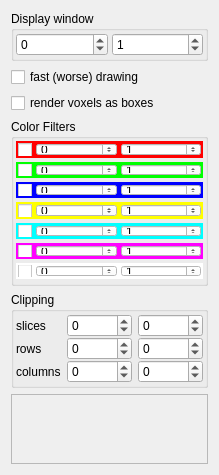
<?xml version="1.0" encoding="UTF-8"?>
<ui version="4.0">
 <class>propVolumetric</class>
 <widget class="QWidget" name="propVolumetric">
  <property name="geometry">
   <rect>
    <x>0</x>
    <y>0</y>
    <width>209</width>
    <height>475</height>
   </rect>
  </property>
  <property name="sizePolicy">
   <sizepolicy hsizetype="Expanding" vsizetype="Expanding">
    <horstretch>0</horstretch>
    <verstretch>0</verstretch>
   </sizepolicy>
  </property>
  <property name="minimumSize">
   <size>
    <width>0</width>
    <height>475</height>
   </size>
  </property>
  <property name="maximumSize">
   <size>
    <width>16777215</width>
    <height>16777215</height>
   </size>
  </property>
  <property name="windowTitle">
   <string>Form</string>
  </property>
  <property name="styleSheet">
   <string notr="true"/>
  </property>
  <layout class="QVBoxLayout" name="verticalLayout_3">
   <item>
    <widget class="QGroupBox" name="groupBox">
     <property name="sizePolicy">
      <sizepolicy hsizetype="Preferred" vsizetype="Maximum">
       <horstretch>0</horstretch>
       <verstretch>0</verstretch>
      </sizepolicy>
     </property>
     <property name="title">
      <string>Display window</string>
     </property>
     <layout class="QHBoxLayout" name="horizontalLayout_9">
      <property name="spacing">
       <number>4</number>
      </property>
      <property name="leftMargin">
       <number>2</number>
      </property>
      <property name="topMargin">
       <number>2</number>
      </property>
      <property name="rightMargin">
       <number>2</number>
      </property>
      <property name="bottomMargin">
       <number>2</number>
      </property>
      <item>
       <widget class="QDoubleSpinBox" name="spinWinMin">
        <property name="decimals">
         <number>0</number>
        </property>
        <property name="minimum">
         <double>-100000.000000000000000</double>
        </property>
        <property name="maximum">
         <double>100000.000000000000000</double>
        </property>
        <property name="singleStep">
         <double>1.000000000000000</double>
        </property>
       </widget>
      </item>
      <item>
       <widget class="QDoubleSpinBox" name="spinWinMax">
        <property name="decimals">
         <number>0</number>
        </property>
        <property name="minimum">
         <double>-100000.000000000000000</double>
        </property>
        <property name="maximum">
         <double>100000.000000000000000</double>
        </property>
        <property name="singleStep">
         <double>1.000000000000000</double>
        </property>
        <property name="value">
         <double>1.000000000000000</double>
        </property>
       </widget>
      </item>
     </layout>
    </widget>
   </item>
   <item>
    <widget class="QCheckBox" name="fastDrawCheckBox">
     <property name="text">
      <string>fast (worse) drawing</string>
     </property>
    </widget>
   </item>
   <item>
    <widget class="QCheckBox" name="renderBoxesCheckBox">
     <property name="text">
      <string>render voxels as boxes</string>
     </property>
    </widget>
   </item>
   <item>
    <widget class="QGroupBox" name="groupBox_2">
     <property name="sizePolicy">
      <sizepolicy hsizetype="Preferred" vsizetype="Maximum">
       <horstretch>0</horstretch>
       <verstretch>0</verstretch>
      </sizepolicy>
     </property>
     <property name="title">
      <string>Color Filters</string>
     </property>
     <layout class="QVBoxLayout" name="verticalLayout">
      <property name="spacing">
       <number>4</number>
      </property>
      <property name="leftMargin">
       <number>2</number>
      </property>
      <property name="topMargin">
       <number>2</number>
      </property>
      <property name="rightMargin">
       <number>2</number>
      </property>
      <property name="bottomMargin">
       <number>4</number>
      </property>
      <item>
       <widget class="QWidget" name="widget_7" native="true">
        <property name="styleSheet">
         <string notr="true">background-color: #f00</string>
        </property>
        <layout class="QHBoxLayout" name="horizontalLayout_8">
         <property name="spacing">
          <number>4</number>
         </property>
         <property name="leftMargin">
          <number>2</number>
         </property>
         <property name="topMargin">
          <number>2</number>
         </property>
         <property name="rightMargin">
          <number>2</number>
         </property>
         <property name="bottomMargin">
          <number>2</number>
         </property>
         <item>
          <widget class="QCheckBox" name="f0CheckBox">
           <property name="sizePolicy">
            <sizepolicy hsizetype="Fixed" vsizetype="Fixed">
             <horstretch>0</horstretch>
             <verstretch>0</verstretch>
            </sizepolicy>
           </property>
           <property name="layoutDirection">
            <enum>Qt::LeftToRight</enum>
           </property>
           <property name="autoFillBackground">
            <bool>true</bool>
           </property>
           <property name="styleSheet">
            <string notr="true">background-color: #fff</string>
           </property>
           <property name="text">
            <string/>
           </property>
          </widget>
         </item>
         <item>
          <widget class="QDoubleSpinBox" name="f0SpinMin">
           <property name="styleSheet">
            <string notr="true">background-color: #fff;</string>
           </property>
           <property name="decimals">
            <number>0</number>
           </property>
           <property name="minimum">
            <double>-100000.000000000000000</double>
           </property>
           <property name="maximum">
            <double>100000.000000000000000</double>
           </property>
           <property name="singleStep">
            <double>1.000000000000000</double>
           </property>
          </widget>
         </item>
         <item>
          <widget class="QDoubleSpinBox" name="f0SpinMax">
           <property name="styleSheet">
            <string notr="true">background-color: #fff;</string>
           </property>
           <property name="decimals">
            <number>0</number>
           </property>
           <property name="minimum">
            <double>-100000.000000000000000</double>
           </property>
           <property name="maximum">
            <double>100000.000000000000000</double>
           </property>
           <property name="singleStep">
            <double>1.000000000000000</double>
           </property>
           <property name="value">
            <double>1.000000000000000</double>
           </property>
          </widget>
         </item>
        </layout>
       </widget>
      </item>
      <item>
       <widget class="QWidget" name="widget" native="true">
        <property name="styleSheet">
         <string notr="true">background-color: #0f0;</string>
        </property>
        <layout class="QHBoxLayout" name="horizontalLayout">
         <property name="spacing">
          <number>4</number>
         </property>
         <property name="leftMargin">
          <number>2</number>
         </property>
         <property name="topMargin">
          <number>2</number>
         </property>
         <property name="rightMargin">
          <number>2</number>
         </property>
         <property name="bottomMargin">
          <number>2</number>
         </property>
         <item>
          <widget class="QCheckBox" name="f1CheckBox">
           <property name="sizePolicy">
            <sizepolicy hsizetype="Fixed" vsizetype="Fixed">
             <horstretch>0</horstretch>
             <verstretch>0</verstretch>
            </sizepolicy>
           </property>
           <property name="layoutDirection">
            <enum>Qt::LeftToRight</enum>
           </property>
           <property name="autoFillBackground">
            <bool>true</bool>
           </property>
           <property name="styleSheet">
            <string notr="true">background-color: #fff</string>
           </property>
           <property name="text">
            <string/>
           </property>
          </widget>
         </item>
         <item>
          <widget class="QDoubleSpinBox" name="f1SpinMin">
           <property name="styleSheet">
            <string notr="true">background-color: #fff;</string>
           </property>
           <property name="decimals">
            <number>0</number>
           </property>
           <property name="minimum">
            <double>-100000.000000000000000</double>
           </property>
           <property name="maximum">
            <double>100000.000000000000000</double>
           </property>
           <property name="singleStep">
            <double>1.000000000000000</double>
           </property>
          </widget>
         </item>
         <item>
          <widget class="QDoubleSpinBox" name="f1SpinMax">
           <property name="styleSheet">
            <string notr="true">background-color: #fff;</string>
           </property>
           <property name="decimals">
            <number>0</number>
           </property>
           <property name="minimum">
            <double>-100000.000000000000000</double>
           </property>
           <property name="maximum">
            <double>100000.000000000000000</double>
           </property>
           <property name="singleStep">
            <double>1.000000000000000</double>
           </property>
           <property name="value">
            <double>1.000000000000000</double>
           </property>
          </widget>
         </item>
        </layout>
       </widget>
      </item>
      <item>
       <widget class="QWidget" name="widget_2" native="true">
        <property name="styleSheet">
         <string notr="true">background-color: #00f;</string>
        </property>
        <layout class="QHBoxLayout" name="horizontalLayout_2">
         <property name="spacing">
          <number>4</number>
         </property>
         <property name="leftMargin">
          <number>2</number>
         </property>
         <property name="topMargin">
          <number>2</number>
         </property>
         <property name="rightMargin">
          <number>2</number>
         </property>
         <property name="bottomMargin">
          <number>2</number>
         </property>
         <item>
          <widget class="QCheckBox" name="f2CheckBox">
           <property name="sizePolicy">
            <sizepolicy hsizetype="Fixed" vsizetype="Fixed">
             <horstretch>0</horstretch>
             <verstretch>0</verstretch>
            </sizepolicy>
           </property>
           <property name="layoutDirection">
            <enum>Qt::LeftToRight</enum>
           </property>
           <property name="autoFillBackground">
            <bool>true</bool>
           </property>
           <property name="styleSheet">
            <string notr="true">background-color: #fff</string>
           </property>
           <property name="text">
            <string/>
           </property>
          </widget>
         </item>
         <item>
          <widget class="QDoubleSpinBox" name="f2SpinMin">
           <property name="styleSheet">
            <string notr="true">background-color: #fff;</string>
           </property>
           <property name="decimals">
            <number>0</number>
           </property>
           <property name="minimum">
            <double>-100000.000000000000000</double>
           </property>
           <property name="maximum">
            <double>100000.000000000000000</double>
           </property>
           <property name="singleStep">
            <double>1.000000000000000</double>
           </property>
          </widget>
         </item>
         <item>
          <widget class="QDoubleSpinBox" name="f2SpinMax">
           <property name="styleSheet">
            <string notr="true">background-color: #fff;</string>
           </property>
           <property name="decimals">
            <number>0</number>
           </property>
           <property name="minimum">
            <double>-100000.000000000000000</double>
           </property>
           <property name="maximum">
            <double>100000.000000000000000</double>
           </property>
           <property name="singleStep">
            <double>1.000000000000000</double>
           </property>
           <property name="value">
            <double>1.000000000000000</double>
           </property>
          </widget>
         </item>
        </layout>
       </widget>
      </item>
      <item>
       <widget class="QWidget" name="widget_3" native="true">
        <property name="styleSheet">
         <string notr="true">background-color: #ff0;</string>
        </property>
        <layout class="QHBoxLayout" name="horizontalLayout_3">
         <property name="spacing">
          <number>4</number>
         </property>
         <property name="leftMargin">
          <number>2</number>
         </property>
         <property name="topMargin">
          <number>2</number>
         </property>
         <property name="rightMargin">
          <number>2</number>
         </property>
         <property name="bottomMargin">
          <number>2</number>
         </property>
         <item>
          <widget class="QCheckBox" name="f3CheckBox">
           <property name="sizePolicy">
            <sizepolicy hsizetype="Fixed" vsizetype="Fixed">
             <horstretch>0</horstretch>
             <verstretch>0</verstretch>
            </sizepolicy>
           </property>
           <property name="layoutDirection">
            <enum>Qt::LeftToRight</enum>
           </property>
           <property name="autoFillBackground">
            <bool>true</bool>
           </property>
           <property name="styleSheet">
            <string notr="true">background-color: #fff</string>
           </property>
           <property name="text">
            <string/>
           </property>
          </widget>
         </item>
         <item>
          <widget class="QDoubleSpinBox" name="f3SpinMin">
           <property name="styleSheet">
            <string notr="true">background-color: #fff;</string>
           </property>
           <property name="decimals">
            <number>0</number>
           </property>
           <property name="minimum">
            <double>-100000.000000000000000</double>
           </property>
           <property name="maximum">
            <double>100000.000000000000000</double>
           </property>
           <property name="singleStep">
            <double>1.000000000000000</double>
           </property>
          </widget>
         </item>
         <item>
          <widget class="QDoubleSpinBox" name="f3SpinMax">
           <property name="styleSheet">
            <string notr="true">background-color: #fff;</string>
           </property>
           <property name="decimals">
            <number>0</number>
           </property>
           <property name="minimum">
            <double>-100000.000000000000000</double>
           </property>
           <property name="maximum">
            <double>100000.000000000000000</double>
           </property>
           <property name="singleStep">
            <double>1.000000000000000</double>
           </property>
           <property name="value">
            <double>1.000000000000000</double>
           </property>
          </widget>
         </item>
        </layout>
       </widget>
      </item>
      <item>
       <widget class="QWidget" name="widget_4" native="true">
        <property name="styleSheet">
         <string notr="true">background-color: #0ff;</string>
        </property>
        <layout class="QHBoxLayout" name="horizontalLayout_4">
         <property name="spacing">
          <number>4</number>
         </property>
         <property name="leftMargin">
          <number>2</number>
         </property>
         <property name="topMargin">
          <number>2</number>
         </property>
         <property name="rightMargin">
          <number>2</number>
         </property>
         <property name="bottomMargin">
          <number>2</number>
         </property>
         <item>
          <widget class="QCheckBox" name="f4CheckBox">
           <property name="sizePolicy">
            <sizepolicy hsizetype="Fixed" vsizetype="Fixed">
             <horstretch>0</horstretch>
             <verstretch>0</verstretch>
            </sizepolicy>
           </property>
           <property name="layoutDirection">
            <enum>Qt::LeftToRight</enum>
           </property>
           <property name="autoFillBackground">
            <bool>true</bool>
           </property>
           <property name="styleSheet">
            <string notr="true">background-color: #fff</string>
           </property>
           <property name="text">
            <string/>
           </property>
          </widget>
         </item>
         <item>
          <widget class="QDoubleSpinBox" name="f4SpinMin">
           <property name="styleSheet">
            <string notr="true">background-color: #fff;</string>
           </property>
           <property name="decimals">
            <number>0</number>
           </property>
           <property name="minimum">
            <double>-100000.000000000000000</double>
           </property>
           <property name="maximum">
            <double>100000.000000000000000</double>
           </property>
           <property name="singleStep">
            <double>1.000000000000000</double>
           </property>
          </widget>
         </item>
         <item>
          <widget class="QDoubleSpinBox" name="f4SpinMax">
           <property name="styleSheet">
            <string notr="true">background-color: #fff;</string>
           </property>
           <property name="decimals">
            <number>0</number>
           </property>
           <property name="minimum">
            <double>-100000.000000000000000</double>
           </property>
           <property name="maximum">
            <double>100000.000000000000000</double>
           </property>
           <property name="singleStep">
            <double>1.000000000000000</double>
           </property>
           <property name="value">
            <double>1.000000000000000</double>
           </property>
          </widget>
         </item>
        </layout>
       </widget>
      </item>
      <item>
       <widget class="QWidget" name="widget_5" native="true">
        <property name="styleSheet">
         <string notr="true">background-color: #f0f;</string>
        </property>
        <layout class="QHBoxLayout" name="horizontalLayout_5">
         <property name="spacing">
          <number>4</number>
         </property>
         <property name="leftMargin">
          <number>2</number>
         </property>
         <property name="topMargin">
          <number>2</number>
         </property>
         <property name="rightMargin">
          <number>2</number>
         </property>
         <property name="bottomMargin">
          <number>2</number>
         </property>
         <item>
          <widget class="QCheckBox" name="f5CheckBox">
           <property name="sizePolicy">
            <sizepolicy hsizetype="Fixed" vsizetype="Fixed">
             <horstretch>0</horstretch>
             <verstretch>0</verstretch>
            </sizepolicy>
           </property>
           <property name="layoutDirection">
            <enum>Qt::LeftToRight</enum>
           </property>
           <property name="autoFillBackground">
            <bool>true</bool>
           </property>
           <property name="styleSheet">
            <string notr="true">background-color: #fff</string>
           </property>
           <property name="text">
            <string/>
           </property>
          </widget>
         </item>
         <item>
          <widget class="QDoubleSpinBox" name="f5SpinMin">
           <property name="styleSheet">
            <string notr="true">background-color: #fff;</string>
           </property>
           <property name="decimals">
            <number>0</number>
           </property>
           <property name="minimum">
            <double>-100000.000000000000000</double>
           </property>
           <property name="maximum">
            <double>100000.000000000000000</double>
           </property>
           <property name="singleStep">
            <double>1.000000000000000</double>
           </property>
          </widget>
         </item>
         <item>
          <widget class="QDoubleSpinBox" name="f5SpinMax">
           <property name="styleSheet">
            <string notr="true">background-color: #fff;</string>
           </property>
           <property name="decimals">
            <number>0</number>
           </property>
           <property name="minimum">
            <double>-100000.000000000000000</double>
           </property>
           <property name="maximum">
            <double>100000.000000000000000</double>
           </property>
           <property name="singleStep">
            <double>1.000000000000000</double>
           </property>
           <property name="value">
            <double>1.000000000000000</double>
           </property>
          </widget>
         </item>
        </layout>
       </widget>
      </item>
      <item>
       <widget class="QWidget" name="widget_6" native="true">
        <property name="styleSheet">
         <string notr="true">background-color: #fff;</string>
        </property>
        <layout class="QHBoxLayout" name="horizontalLayout_6">
         <property name="spacing">
          <number>4</number>
         </property>
         <property name="leftMargin">
          <number>2</number>
         </property>
         <property name="topMargin">
          <number>2</number>
         </property>
         <property name="rightMargin">
          <number>2</number>
         </property>
         <property name="bottomMargin">
          <number>2</number>
         </property>
         <item>
          <widget class="QCheckBox" name="f6CheckBox">
           <property name="sizePolicy">
            <sizepolicy hsizetype="Fixed" vsizetype="Fixed">
             <horstretch>0</horstretch>
             <verstretch>0</verstretch>
            </sizepolicy>
           </property>
           <property name="layoutDirection">
            <enum>Qt::LeftToRight</enum>
           </property>
           <property name="autoFillBackground">
            <bool>true</bool>
           </property>
           <property name="styleSheet">
            <string notr="true">background-color: #fff</string>
           </property>
           <property name="text">
            <string/>
           </property>
          </widget>
         </item>
         <item>
          <widget class="QDoubleSpinBox" name="f6SpinMin">
           <property name="styleSheet">
            <string notr="true">background-color: #fff;</string>
           </property>
           <property name="decimals">
            <number>0</number>
           </property>
           <property name="minimum">
            <double>-100000.000000000000000</double>
           </property>
           <property name="maximum">
            <double>100000.000000000000000</double>
           </property>
           <property name="singleStep">
            <double>1.000000000000000</double>
           </property>
          </widget>
         </item>
         <item>
          <widget class="QDoubleSpinBox" name="f6SpinMax">
           <property name="styleSheet">
            <string notr="true">background-color: #fff;</string>
           </property>
           <property name="decimals">
            <number>0</number>
           </property>
           <property name="minimum">
            <double>-100000.000000000000000</double>
           </property>
           <property name="maximum">
            <double>100000.000000000000000</double>
           </property>
           <property name="singleStep">
            <double>1.000000000000000</double>
           </property>
           <property name="value">
            <double>1.000000000000000</double>
           </property>
          </widget>
         </item>
        </layout>
       </widget>
      </item>
     </layout>
    </widget>
   </item>
   <item>
    <widget class="QGroupBox" name="groupBox_3">
     <property name="sizePolicy">
      <sizepolicy hsizetype="Preferred" vsizetype="Maximum">
       <horstretch>0</horstretch>
       <verstretch>0</verstretch>
      </sizepolicy>
     </property>
     <property name="title">
      <string>Clipping</string>
     </property>
     <layout class="QVBoxLayout" name="verticalLayout_2">
      <property name="spacing">
       <number>4</number>
      </property>
      <property name="leftMargin">
       <number>2</number>
      </property>
      <property name="topMargin">
       <number>2</number>
      </property>
      <property name="rightMargin">
       <number>2</number>
      </property>
      <property name="bottomMargin">
       <number>2</number>
      </property>
      <item>
       <layout class="QFormLayout" name="formLayout">
        <property name="horizontalSpacing">
         <number>6</number>
        </property>
        <property name="verticalSpacing">
         <number>0</number>
        </property>
        <property name="topMargin">
         <number>0</number>
        </property>
        <item row="0" column="0">
         <widget class="QLabel" name="slicesLabel">
          <property name="text">
           <string>slices</string>
          </property>
         </widget>
        </item>
        <item row="0" column="1">
         <widget class="QWidget" name="slicesWidget" native="true">
          <layout class="QHBoxLayout" name="horizontalLayout_12">
           <property name="leftMargin">
            <number>0</number>
           </property>
           <property name="topMargin">
            <number>0</number>
           </property>
           <property name="rightMargin">
            <number>0</number>
           </property>
           <property name="bottomMargin">
            <number>0</number>
           </property>
           <item>
            <widget class="QSpinBox" name="zBspin">
             <property name="enabled">
              <bool>true</bool>
             </property>
             <property name="minimum">
              <number>-99999</number>
             </property>
             <property name="maximum">
              <number>99999</number>
             </property>
            </widget>
           </item>
           <item>
            <widget class="QSpinBox" name="zEspin">
             <property name="enabled">
              <bool>true</bool>
             </property>
             <property name="minimum">
              <number>-99999</number>
             </property>
             <property name="maximum">
              <number>99999</number>
             </property>
            </widget>
           </item>
          </layout>
         </widget>
        </item>
        <item row="1" column="0">
         <widget class="QLabel" name="rowsLabel">
          <property name="text">
           <string>rows</string>
          </property>
         </widget>
        </item>
        <item row="1" column="1">
         <widget class="QWidget" name="rowsWidget" native="true">
          <layout class="QHBoxLayout" name="horizontalLayout_7">
           <property name="leftMargin">
            <number>0</number>
           </property>
           <property name="topMargin">
            <number>0</number>
           </property>
           <property name="rightMargin">
            <number>0</number>
           </property>
           <property name="bottomMargin">
            <number>0</number>
           </property>
           <item>
            <widget class="QSpinBox" name="yBspin">
             <property name="enabled">
              <bool>true</bool>
             </property>
             <property name="minimum">
              <number>-99999</number>
             </property>
             <property name="maximum">
              <number>99999</number>
             </property>
            </widget>
           </item>
           <item>
            <widget class="QSpinBox" name="yEspin">
             <property name="enabled">
              <bool>true</bool>
             </property>
             <property name="minimum">
              <number>-99999</number>
             </property>
             <property name="maximum">
              <number>99999</number>
             </property>
            </widget>
           </item>
          </layout>
         </widget>
        </item>
        <item row="2" column="0">
         <widget class="QLabel" name="columnsLabel">
          <property name="text">
           <string>columns</string>
          </property>
         </widget>
        </item>
        <item row="2" column="1">
         <widget class="QWidget" name="columnsWidget" native="true">
          <layout class="QHBoxLayout" name="horizontalLayout_13">
           <property name="leftMargin">
            <number>0</number>
           </property>
           <property name="topMargin">
            <number>0</number>
           </property>
           <property name="rightMargin">
            <number>0</number>
           </property>
           <property name="bottomMargin">
            <number>0</number>
           </property>
           <item>
            <widget class="QSpinBox" name="xBspin">
             <property name="enabled">
              <bool>true</bool>
             </property>
             <property name="minimum">
              <number>-99999</number>
             </property>
             <property name="maximum">
              <number>99999</number>
             </property>
            </widget>
           </item>
           <item>
            <widget class="QSpinBox" name="xEspin">
             <property name="enabled">
              <bool>true</bool>
             </property>
             <property name="minimum">
              <number>-99999</number>
             </property>
             <property name="maximum">
              <number>99999</number>
             </property>
            </widget>
           </item>
          </layout>
         </widget>
        </item>
       </layout>
      </item>
     </layout>
    </widget>
   </item>
   <item>
    <widget class="QTextEdit" name="info">
     <property name="enabled">
      <bool>false</bool>
     </property>
     <property name="sizePolicy">
      <sizepolicy hsizetype="Expanding" vsizetype="Expanding">
       <horstretch>0</horstretch>
       <verstretch>0</verstretch>
      </sizepolicy>
     </property>
     <property name="maximumSize">
      <size>
       <width>16777215</width>
       <height>16777215</height>
      </size>
     </property>
    </widget>
   </item>
  </layout>
 </widget>
 <resources/>
 <connections>
  <connection>
   <sender>spinWinMin</sender>
   <signal>valueChanged(double)</signal>
   <receiver>propVolumetric</receiver>
   <slot>winMinValueChanged(double)</slot>
   <hints>
    <hint type="sourcelabel">
     <x>148</x>
     <y>180</y>
    </hint>
    <hint type="destinationlabel">
     <x>99</x>
     <y>274</y>
    </hint>
   </hints>
  </connection>
  <connection>
   <sender>spinWinMax</sender>
   <signal>valueChanged(double)</signal>
   <receiver>propVolumetric</receiver>
   <slot>winMaxValueChanged(double)</slot>
   <hints>
    <hint type="sourcelabel">
     <x>143</x>
     <y>50</y>
    </hint>
    <hint type="destinationlabel">
     <x>99</x>
     <y>274</y>
    </hint>
   </hints>
  </connection>
  <connection>
   <sender>fastDrawCheckBox</sender>
   <signal>toggled(bool)</signal>
   <receiver>propVolumetric</receiver>
   <slot>on_fast_draw_checkbox(bool)</slot>
   <hints>
    <hint type="sourcelabel">
     <x>88</x>
     <y>88</y>
    </hint>
    <hint type="destinationlabel">
     <x>99</x>
     <y>274</y>
    </hint>
   </hints>
  </connection>
  <connection>
   <sender>renderBoxesCheckBox</sender>
   <signal>toggled(bool)</signal>
   <receiver>propVolumetric</receiver>
   <slot>on_render_boxes_checkbox(bool)</slot>
   <hints>
    <hint type="sourcelabel">
     <x>93</x>
     <y>118</y>
    </hint>
    <hint type="destinationlabel">
     <x>99</x>
     <y>274</y>
    </hint>
   </hints>
  </connection>
  <connection>
   <sender>f1CheckBox</sender>
   <signal>toggled(bool)</signal>
   <receiver>propVolumetric</receiver>
   <slot>on_f1_checkbox(bool)</slot>
   <hints>
    <hint type="sourcelabel">
     <x>14</x>
     <y>168</y>
    </hint>
    <hint type="destinationlabel">
     <x>99</x>
     <y>274</y>
    </hint>
   </hints>
  </connection>
  <connection>
   <sender>f2CheckBox</sender>
   <signal>toggled(bool)</signal>
   <receiver>propVolumetric</receiver>
   <slot>on_f2_checkbox(bool)</slot>
   <hints>
    <hint type="sourcelabel">
     <x>14</x>
     <y>195</y>
    </hint>
    <hint type="destinationlabel">
     <x>99</x>
     <y>274</y>
    </hint>
   </hints>
  </connection>
  <connection>
   <sender>f3CheckBox</sender>
   <signal>toggled(bool)</signal>
   <receiver>propVolumetric</receiver>
   <slot>on_f3_checkbox(bool)</slot>
   <hints>
    <hint type="sourcelabel">
     <x>14</x>
     <y>222</y>
    </hint>
    <hint type="destinationlabel">
     <x>99</x>
     <y>274</y>
    </hint>
   </hints>
  </connection>
  <connection>
   <sender>f4CheckBox</sender>
   <signal>toggled(bool)</signal>
   <receiver>propVolumetric</receiver>
   <slot>on_f4_checkbox(bool)</slot>
   <hints>
    <hint type="sourcelabel">
     <x>14</x>
     <y>249</y>
    </hint>
    <hint type="destinationlabel">
     <x>99</x>
     <y>274</y>
    </hint>
   </hints>
  </connection>
  <connection>
   <sender>f5CheckBox</sender>
   <signal>toggled(bool)</signal>
   <receiver>propVolumetric</receiver>
   <slot>on_f5_checkbox(bool)</slot>
   <hints>
    <hint type="sourcelabel">
     <x>14</x>
     <y>276</y>
    </hint>
    <hint type="destinationlabel">
     <x>99</x>
     <y>274</y>
    </hint>
   </hints>
  </connection>
  <connection>
   <sender>f6CheckBox</sender>
   <signal>toggled(bool)</signal>
   <receiver>propVolumetric</receiver>
   <slot>on_f6_checkbox(bool)</slot>
   <hints>
    <hint type="sourcelabel">
     <x>14</x>
     <y>303</y>
    </hint>
    <hint type="destinationlabel">
     <x>99</x>
     <y>274</y>
    </hint>
   </hints>
  </connection>
  <connection>
   <sender>f1SpinMin</sender>
   <signal>valueChanged(double)</signal>
   <receiver>propVolumetric</receiver>
   <slot>on_f1_min_changed(double)</slot>
   <hints>
    <hint type="sourcelabel">
     <x>63</x>
     <y>167</y>
    </hint>
    <hint type="destinationlabel">
     <x>99</x>
     <y>274</y>
    </hint>
   </hints>
  </connection>
  <connection>
   <sender>f1SpinMax</sender>
   <signal>valueChanged(double)</signal>
   <receiver>propVolumetric</receiver>
   <slot>on_f1_max_changed(double)</slot>
   <hints>
    <hint type="sourcelabel">
     <x>144</x>
     <y>167</y>
    </hint>
    <hint type="destinationlabel">
     <x>99</x>
     <y>274</y>
    </hint>
   </hints>
  </connection>
  <connection>
   <sender>f4SpinMin</sender>
   <signal>valueChanged(double)</signal>
   <receiver>propVolumetric</receiver>
   <slot>on_f4_min_changed(double)</slot>
   <hints>
    <hint type="sourcelabel">
     <x>63</x>
     <y>248</y>
    </hint>
    <hint type="destinationlabel">
     <x>99</x>
     <y>274</y>
    </hint>
   </hints>
  </connection>
  <connection>
   <sender>f4SpinMax</sender>
   <signal>valueChanged(double)</signal>
   <receiver>propVolumetric</receiver>
   <slot>on_f4_max_changed(double)</slot>
   <hints>
    <hint type="sourcelabel">
     <x>144</x>
     <y>248</y>
    </hint>
    <hint type="destinationlabel">
     <x>99</x>
     <y>274</y>
    </hint>
   </hints>
  </connection>
  <connection>
   <sender>f2SpinMin</sender>
   <signal>valueChanged(double)</signal>
   <receiver>propVolumetric</receiver>
   <slot>on_f2_min_changed(double)</slot>
   <hints>
    <hint type="sourcelabel">
     <x>63</x>
     <y>194</y>
    </hint>
    <hint type="destinationlabel">
     <x>99</x>
     <y>274</y>
    </hint>
   </hints>
  </connection>
  <connection>
   <sender>f2SpinMax</sender>
   <signal>valueChanged(double)</signal>
   <receiver>propVolumetric</receiver>
   <slot>on_f2_max_changed(double)</slot>
   <hints>
    <hint type="sourcelabel">
     <x>144</x>
     <y>194</y>
    </hint>
    <hint type="destinationlabel">
     <x>99</x>
     <y>274</y>
    </hint>
   </hints>
  </connection>
  <connection>
   <sender>f3SpinMin</sender>
   <signal>valueChanged(double)</signal>
   <receiver>propVolumetric</receiver>
   <slot>on_f3_min_changed(double)</slot>
   <hints>
    <hint type="sourcelabel">
     <x>63</x>
     <y>221</y>
    </hint>
    <hint type="destinationlabel">
     <x>99</x>
     <y>274</y>
    </hint>
   </hints>
  </connection>
  <connection>
   <sender>f3SpinMax</sender>
   <signal>valueChanged(double)</signal>
   <receiver>propVolumetric</receiver>
   <slot>on_f3_max_changed(double)</slot>
   <hints>
    <hint type="sourcelabel">
     <x>144</x>
     <y>221</y>
    </hint>
    <hint type="destinationlabel">
     <x>99</x>
     <y>274</y>
    </hint>
   </hints>
  </connection>
  <connection>
   <sender>f5SpinMin</sender>
   <signal>valueChanged(double)</signal>
   <receiver>propVolumetric</receiver>
   <slot>on_f5_min_changed(double)</slot>
   <hints>
    <hint type="sourcelabel">
     <x>63</x>
     <y>275</y>
    </hint>
    <hint type="destinationlabel">
     <x>99</x>
     <y>274</y>
    </hint>
   </hints>
  </connection>
  <connection>
   <sender>f5SpinMax</sender>
   <signal>valueChanged(double)</signal>
   <receiver>propVolumetric</receiver>
   <slot>on_f5_max_changed(double)</slot>
   <hints>
    <hint type="sourcelabel">
     <x>144</x>
     <y>275</y>
    </hint>
    <hint type="destinationlabel">
     <x>99</x>
     <y>274</y>
    </hint>
   </hints>
  </connection>
  <connection>
   <sender>f6SpinMin</sender>
   <signal>valueChanged(double)</signal>
   <receiver>propVolumetric</receiver>
   <slot>on_f6_min_changed(double)</slot>
   <hints>
    <hint type="sourcelabel">
     <x>63</x>
     <y>302</y>
    </hint>
    <hint type="destinationlabel">
     <x>99</x>
     <y>274</y>
    </hint>
   </hints>
  </connection>
  <connection>
   <sender>f6SpinMax</sender>
   <signal>valueChanged(double)</signal>
   <receiver>propVolumetric</receiver>
   <slot>on_f6_max_changed(double)</slot>
   <hints>
    <hint type="sourcelabel">
     <x>144</x>
     <y>302</y>
    </hint>
    <hint type="destinationlabel">
     <x>99</x>
     <y>274</y>
    </hint>
   </hints>
  </connection>
  <connection>
   <sender>f0CheckBox</sender>
   <signal>toggled(bool)</signal>
   <receiver>propVolumetric</receiver>
   <slot>on_f0_checkbox(bool)</slot>
   <hints>
    <hint type="sourcelabel">
     <x>14</x>
     <y>166</y>
    </hint>
    <hint type="destinationlabel">
     <x>99</x>
     <y>274</y>
    </hint>
   </hints>
  </connection>
  <connection>
   <sender>f0SpinMax</sender>
   <signal>valueChanged(double)</signal>
   <receiver>propVolumetric</receiver>
   <slot>on_f0_max_changed(double)</slot>
   <hints>
    <hint type="sourcelabel">
     <x>144</x>
     <y>166</y>
    </hint>
    <hint type="destinationlabel">
     <x>99</x>
     <y>274</y>
    </hint>
   </hints>
  </connection>
  <connection>
   <sender>f0SpinMin</sender>
   <signal>valueChanged(double)</signal>
   <receiver>propVolumetric</receiver>
   <slot>on_f0_min_changed(double)</slot>
   <hints>
    <hint type="sourcelabel">
     <x>63</x>
     <y>166</y>
    </hint>
    <hint type="destinationlabel">
     <x>99</x>
     <y>274</y>
    </hint>
   </hints>
  </connection>
  <connection>
   <sender>xBspin</sender>
   <signal>valueChanged(int)</signal>
   <receiver>propVolumetric</receiver>
   <slot>xBchanged(int)</slot>
   <hints>
    <hint type="sourcelabel">
     <x>62</x>
     <y>387</y>
    </hint>
    <hint type="destinationlabel">
     <x>99</x>
     <y>274</y>
    </hint>
   </hints>
  </connection>
  <connection>
   <sender>xEspin</sender>
   <signal>valueChanged(int)</signal>
   <receiver>propVolumetric</receiver>
   <slot>xEchanged(int)</slot>
   <hints>
    <hint type="sourcelabel">
     <x>142</x>
     <y>387</y>
    </hint>
    <hint type="destinationlabel">
     <x>99</x>
     <y>274</y>
    </hint>
   </hints>
  </connection>
  <connection>
   <sender>yBspin</sender>
   <signal>valueChanged(int)</signal>
   <receiver>propVolumetric</receiver>
   <slot>yBchanged(int)</slot>
   <hints>
    <hint type="sourcelabel">
     <x>62</x>
     <y>441</y>
    </hint>
    <hint type="destinationlabel">
     <x>99</x>
     <y>274</y>
    </hint>
   </hints>
  </connection>
  <connection>
   <sender>yEspin</sender>
   <signal>valueChanged(int)</signal>
   <receiver>propVolumetric</receiver>
   <slot>yEchanged(int)</slot>
   <hints>
    <hint type="sourcelabel">
     <x>142</x>
     <y>441</y>
    </hint>
    <hint type="destinationlabel">
     <x>99</x>
     <y>274</y>
    </hint>
   </hints>
  </connection>
  <connection>
   <sender>zBspin</sender>
   <signal>valueChanged(int)</signal>
   <receiver>propVolumetric</receiver>
   <slot>zBchanged(int)</slot>
   <hints>
    <hint type="sourcelabel">
     <x>59</x>
     <y>339</y>
    </hint>
    <hint type="destinationlabel">
     <x>99</x>
     <y>274</y>
    </hint>
   </hints>
  </connection>
  <connection>
   <sender>zEspin</sender>
   <signal>valueChanged(int)</signal>
   <receiver>propVolumetric</receiver>
   <slot>zEchanged(int)</slot>
   <hints>
    <hint type="sourcelabel">
     <x>145</x>
     <y>339</y>
    </hint>
    <hint type="destinationlabel">
     <x>99</x>
     <y>274</y>
    </hint>
   </hints>
  </connection>
 </connections>
 <slots>
  <slot>winMinValueChanged(double)</slot>
  <slot>winMaxValueChanged(double)</slot>
  <slot>addColorWidgetButtonClicked()</slot>
  <slot>xBchanged(int)</slot>
  <slot>yBchanged(int)</slot>
  <slot>zBchanged(int)</slot>
  <slot>xEchanged(int)</slot>
  <slot>yEchanged(int)</slot>
  <slot>zEchanged(int)</slot>
  <slot>on_fast_draw_checkbox(bool)</slot>
  <slot>on_render_boxes_checkbox(bool)</slot>
  <slot>on_f1_checkbox(bool)</slot>
  <slot>on_f2_checkbox(bool)</slot>
  <slot>on_f3_checkbox(bool)</slot>
  <slot>on_f4_checkbox(bool)</slot>
  <slot>on_f5_checkbox(bool)</slot>
  <slot>on_f6_checkbox(bool)</slot>
  <slot>on_f1_min_changed(double)</slot>
  <slot>on_f1_max_changed(double)</slot>
  <slot>on_f2_min_changed(double)</slot>
  <slot>on_f3_min_changed(double)</slot>
  <slot>on_f4_min_changed(double)</slot>
  <slot>on_f5_min_changed(double)</slot>
  <slot>on_f6_min_changed(double)</slot>
  <slot>on_f2_max_changed(double)</slot>
  <slot>on_f3_max_changed(double)</slot>
  <slot>on_f4_max_changed(double)</slot>
  <slot>on_f5_max_changed(double)</slot>
  <slot>on_f6_max_changed(double)</slot>
  <slot>on_f0_checkbox(bool)</slot>
  <slot>on_f0_min_changed(double)</slot>
  <slot>on_f0_max_changed(double)</slot>
 </slots>
</ui>
